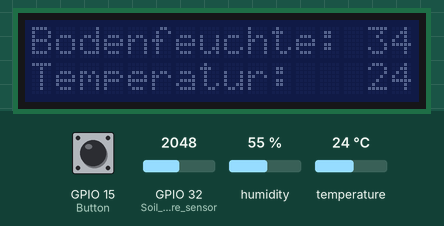
This sketch was run on a simulated ESP32. Shown: 16×2 character LCD. The inputs (shaded band) are chosen by the test bench; at power-on: GPIO 15 (Button) LOW, temperature 24 °C, GPIO 32 (Soil_moisture_sensor) = 2048, humidity 55 %. What the sketch prints to the serial monitor is not drawn.

Above: at 1.2 s.
1.3 s: GPIO 15 (Button) pulled HIGH for 1.45 s
At 2.2 s:
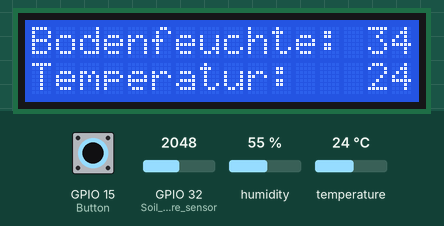
5.3 s: temperature set to 12 °C
At 7.1 s:
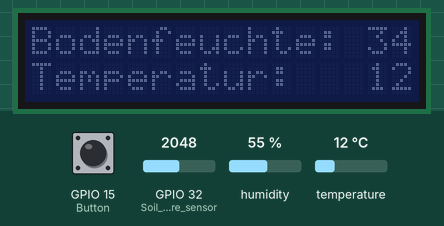
7.7 s: GPIO 32 (Soil_moisture_sensor) set to 2650
At 8.9 s:
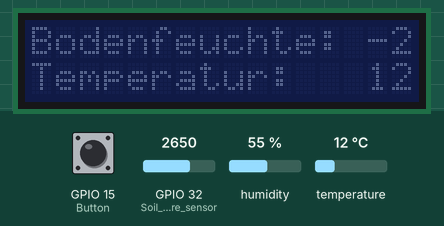
10.1 s: temperature set to 19 °C
At 12.0 s:
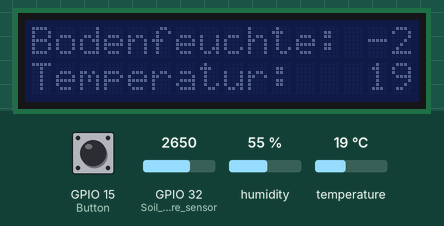
12.5 s: GPIO 32 (Soil_moisture_sensor) set to 2570
At 13.7 s:
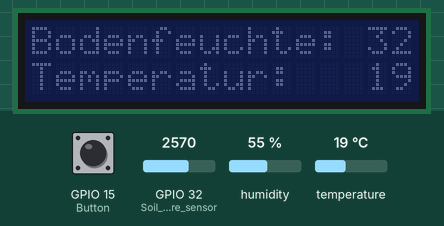
14.9 s: GPIO 15 (Button) pulled HIGH for 1.45 s
At 16.7 s:
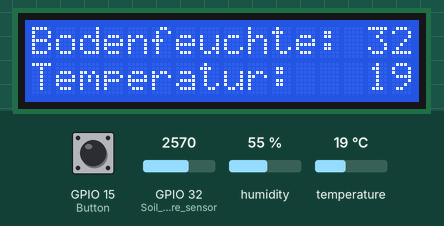
Timing chart, 0 to 18.2 s (numbered marks = the images above; inputs shaded):
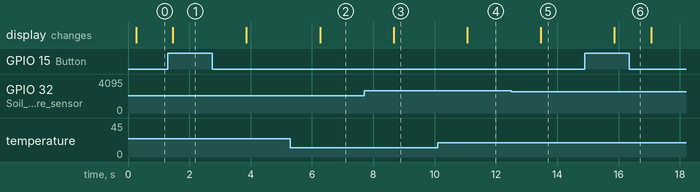

Measured:
- after the input at 1.3 s, the display: changes after 0.16 s (image 1)
- after the input at 5.3 s, the display: changes after 0.96 s (image 2)
- after the input at 7.7 s, the display: changes after 0.96 s (image 3)
- after the input at 10.1 s, the display: changes after 0.96 s (image 4)
- after the input at 12.5 s, the display: changes after 0.96 s (image 5)
- after the input at 14.9 s, the display: changes after 0.96 s (image 6)

The sketch:

smart-greenhouse-monitor.ino
```cpp
#include <Wire.h>
#include <LiquidCrystal_I2C.h>
#include <SHT21.h>

// =====================================================
// LCD & SENSOR INITIALIZATION
// =====================================================
LiquidCrystal_I2C lcd(0x27, 16, 2);
SHT21 sht;

// =====================================================
// CALIBRATION VALUES (SOIL MOISTURE)
// =====================================================
const int soilMoistLevelLow = 2610;   // Dry soil value
const int soilMoistLevelHigh = 930;   // Wet soil value

// =====================================================
// GLOBAL VARIABLES
// =====================================================
float temp;
float humidity;

// =====================================================
// SETUP FUNCTION
// =====================================================
void setup() {
  int tasterPin = 15;

  // Initialize LCD
  lcd.init();
  lcd.backlight();

  // Initialize I2C communication
  Wire.begin();

  // Configure pins
  pinMode(32, INPUT);   // Soil moisture sensor
  pinMode(15, INPUT);   // Button


  // Start serial communication
  Serial.begin(115200);
}

// =====================================================
// MAIN LOOP
// =====================================================
void loop() {

  // -----------------------------------------------------
  // SENSOR READINGS
  // -----------------------------------------------------
  int soilMoist = analogRead(32);
  temp = sht.getTemperature();
  humidity = sht.getHumidity();

  // -----------------------------------------------------
  // SERIAL OUTPUT (DEBUGGING)
  // -----------------------------------------------------
  Serial.print("Analog Value: ");
  Serial.print(soilMoist);
  Serial.print("Temp: ");
  Serial.print(temp);
  Serial.print("\t Humidity: ");
  Serial.println(humidity);

  // Convert soil moisture to percentage
  int percentSoilMoist = map(soilMoist, soilMoistLevelHigh, soilMoistLevelLow, 100, 0);

  Serial.print("\t");
  Serial.print(percentSoilMoist);
  Serial.println(" %");

  delay(100);

  // -----------------------------------------------------
  // LCD DISPLAY OUTPUT
  // -----------------------------------------------------

  // Soil moisture
  lcd.setCursor(0, 0);
  lcd.print("Bodenfeuchte:  ");
  lcd.setCursor(14, 0);
  lcd.print(percentSoilMoist);
  lcd.setCursor(17, 0);
  lcd.print("%");

  // Air humidity
  lcd.setCursor(0, 1);
  lcd.print("Luftfeuchte:  ");
  lcd.setCursor(14, 1);
  lcd.print(humidity);
  lcd.setCursor(19, 1);
  lcd.print("%");

  // Temperature
  lcd.setCursor(0, 2);
  lcd.print("Temperatur:  ");
  lcd.setCursor(14, 2);
  lcd.print(temp);
  lcd.setCursor(19, 2);

  // -----------------------------------------------------
  // BUTTON CONTROL (LCD BACKLIGHT)
  // -----------------------------------------------------
  if (digitalRead(15) == HIGH) {
    lcd.backlight();
    Serial.print("HIGH");
  } else {
    lcd.noBacklight();
  }

  delay(1000);
}
```
